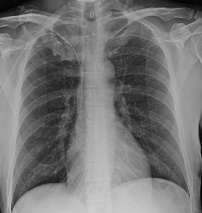
#> input picture data/raw/Corona Virus Disease/13.jpg, 202 x 213 px, found by its file name; its folder holds only this picture in this run
$ python plot_projection.py
#> lines starting #> are read from the running program, lines starting #| are printed output that depends on the picture
import os
import sys
import numpy as np
from PIL import Image
import data_loader as dl

dataset_dir = r"c:\Users\1\OneDrive - Politecnico di Bari\POLIBA\1 anno\1 semestre\statistical metods\progetto\LungXRays-grayscale\train\Corona Virus Disease"

angles = np.arange(-50, 50, 5)

for filename in os.listdir(dataset_dir):
    if filename.endswith(".jpeg") or filename.endswith(".png") or filename.endswith(".jpg"):
        fp = os.path.join(dataset_dir, filename)
        pil_img = Image.open(fp).convert('L')
#> pil_img is the input picture: PIL image 202x213 L; min 1, max 208, mean 118
        pil_img.thumbnail((256, 256))
        img = np.array(pil_img)
        img_norm = img.astype(np.float64) / 255.0

        scores = []
        for a in angles:
            rotated = dl.scipy_rotate(img_norm, -a, reshape=False, order=1, mode='constant', cval=0.0)
            proj = rotated.mean(axis=1)
            grad = np.diff(proj)
            scores.append(float(np.var(grad)))
#> this loop made 20 passes
#> pass 1, `rotated = dl.scipy_rotate(img_norm, -a, reshape=False, order=1, mode='..`:
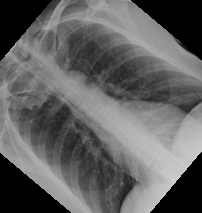
#> rotated: shape (213, 202) float64; min 0, max 0.815, mean 0.385
#> pass 2, `rotated = dl.scipy_rotate(img_norm, -a, reshape=False, order=1, mode='..`:
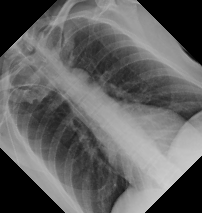
#> rotated: shape (213, 202) float64; min 0, max 0.814, mean 0.384
#> pass 3, `rotated = dl.scipy_rotate(img_norm, -a, reshape=False, order=1, mode='..`:
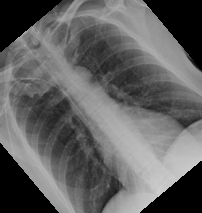
#> rotated: shape (213, 202) float64; min 0, max 0.816, mean 0.385
#> after the loop, scores = [2.36e-05, 2.21e-05, 2.4e-05, 2.63e-05, 2.83e-05, 2.79e-05, 3.16e-05, 3.89e-05, 6.07e-05, 0.000128, 4.72e-05, 0.00013, 7.87e-05, 3.92e-05, 3.38e-05, 3.27e-05, 2.9e-05, 2.77e-05, 2.46e-05, 2.66e-05]

        best_angle = angles[np.argmax(scores)]
#> best_angle = 5
        if abs(best_angle) >= 30:
            print(f"FOUND TILTED IMAGE: {filename} -> Best Angle: {best_angle}, Score: {max(scores)}")
            sys.stdout.flush()

$ run again, on data/raw/Corona Virus Disease/206.jpg
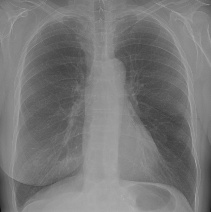
#> input picture data/raw/Corona Virus Disease/206.jpg, 211 x 212 px, found by its file name
#> pil_img is the input picture: PIL image 211x212 L; min 16, max 174, mean 119.6
#> the loop `for a in angles:` made 20 passes
#> pass 1, `rotated = dl.scipy_rotate(img_norm, -a, reshape=False, order=1, mode='..`:
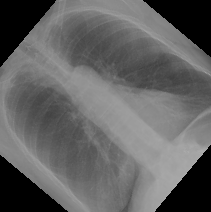
#> rotated: shape (212, 211) float64; min 0, max 0.678, mean 0.386
#> pass 3, `rotated = dl.scipy_rotate(img_norm, -a, reshape=False, order=1, mode='..`:
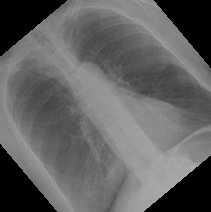
#> rotated: shape (212, 211) float64; min 0, max 0.681, mean 0.386
#> after the loop `for a in angles:`: scores = [1.29e-05, 1.31e-05, 1.35e-05, 1.47e-05, 1.43e-05, 1.73e-05, 2.08e-05, 2.59e-05, 3.68e-05, 7.37e-05, 6.81e-06, 7.86e-05, 3.91e-05, 2.64e-05, 2.09e-05, 1.85e-05, 1.69e-05, 1.62e-05, 1.59e-05, 1.55e-05]
#> best_angle = 5

$ run again, on data/raw/Corona Virus Disease/243.jpg
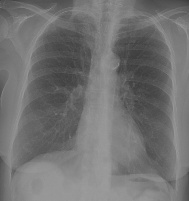
#> input picture data/raw/Corona Virus Disease/243.jpg, 189 x 201 px, found by its file name
#> pil_img is the input picture: PIL image 189x201 L; min 59, max 156, mean 114
#> the loop `for a in angles:` made 20 passes
#> pass 1, `rotated = dl.scipy_rotate(img_norm, -a, reshape=False, order=1, mode='..`:
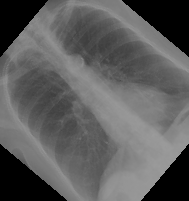
#> rotated: shape (201, 189) float64; min 0, max 0.61, mean 0.367
#> pass 3, `rotated = dl.scipy_rotate(img_norm, -a, reshape=False, order=1, mode='..`:
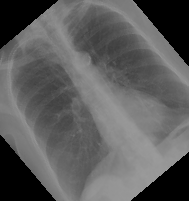
#> rotated: shape (201, 189) float64; min 0, max 0.611, mean 0.367
#> after the loop `for a in angles:`: scores = [1.4e-05, 1.23e-05, 1.25e-05, 1.33e-05, 1.42e-05, 1.6e-05, 1.9e-05, 2.76e-05, 4.32e-05, 8.02e-05, 7.77e-06, 8.23e-05, 4.61e-05, 2.86e-05, 2.2e-05, 1.9e-05, 1.81e-05, 1.74e-05, 1.58e-05, 1.53e-05]
#> best_angle = 5

$ run again, on data/raw/Corona Virus Disease/154.jpg
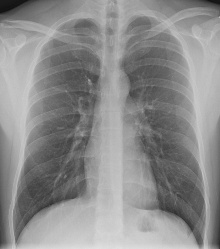
#> input picture data/raw/Corona Virus Disease/154.jpg, 220 x 249 px, found by its file name
#> pil_img is the input picture: PIL image 220x249 L; min 16, max 225, mean 140.3
#> the loop `for a in angles:` made 20 passes
#> pass 1, `rotated = dl.scipy_rotate(img_norm, -a, reshape=False, order=1, mode='..`:
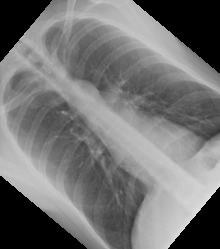
#> rotated: shape (249, 220) float64; min 0, max 0.877, mean 0.453
#> pass 3, `rotated = dl.scipy_rotate(img_norm, -a, reshape=False, order=1, mode='..`:
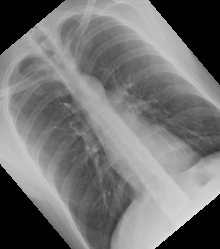
#> rotated: shape (249, 220) float64; min 0, max 0.881, mean 0.455
#> after the loop `for a in angles:`: scores = [2.1e-05, 1.89e-05, 1.91e-05, 1.84e-05, 1.91e-05, 2.26e-05, 2.74e-05, 3.71e-05, 5.49e-05, 9.99e-05, 2.27e-05, 0.00011, 5.61e-05, 4.06e-05, 3.18e-05, 2.78e-05, 2.52e-05, 2.23e-05, 2.23e-05, 2.24e-05]
#> best_angle = 5
